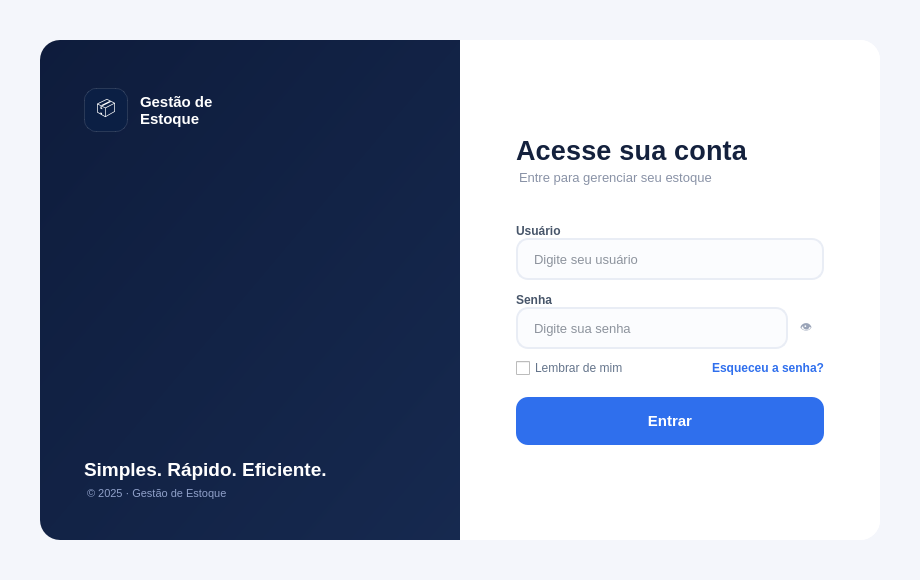
<?xml version="1.0" encoding="UTF-8"?>
<ui version="4.0">
 <class>LoginScreen</class>
 <widget class="QWidget" name="LoginScreen">
  <property name="geometry">
   <rect>
    <x>0</x>
    <y>0</y>
    <width>920</width>
    <height>580</height>
   </rect>
  </property>
  <property name="minimumSize">
   <size>
    <width>920</width>
    <height>580</height>
   </size>
  </property>
  <property name="windowTitle">
   <string>Gestão de Estoque - Acesse sua conta</string>
  </property>
  <property name="styleSheet">
   <string notr="true">QWidget#LoginScreen { background-color: #f4f6fb; }</string>
  </property>
  <layout class="QHBoxLayout" name="rootLayout">
   <property name="spacing">
    <number>0</number>
   </property>
   <property name="leftMargin">
    <number>40</number>
   </property>
   <property name="topMargin">
    <number>40</number>
   </property>
   <property name="rightMargin">
    <number>40</number>
   </property>
   <property name="bottomMargin">
    <number>40</number>
   </property>
   <item>
    <widget class="QFrame" name="cardFrame">
     <property name="styleSheet">
      <string notr="true">QFrame#cardFrame { background-color: #ffffff; border-radius: 20px; }</string>
     </property>
     <property name="frameShape">
      <enum>QFrame::StyledPanel</enum>
     </property>
     <property name="frameShadow">
      <enum>QFrame::Raised</enum>
     </property>
     <layout class="QHBoxLayout" name="cardLayout">
      <property name="spacing">
       <number>0</number>
      </property>
      <property name="leftMargin">
       <number>0</number>
      </property>
      <property name="topMargin">
       <number>0</number>
      </property>
      <property name="rightMargin">
       <number>0</number>
      </property>
      <property name="bottomMargin">
       <number>0</number>
      </property>

      <!-- ===================== LEFT PANEL ===================== -->
      <item>
       <widget class="QFrame" name="leftPanel">
        <property name="minimumSize">
         <size>
          <width>420</width>
          <height>0</height>
         </size>
        </property>
        <property name="maximumSize">
         <size>
          <width>420</width>
          <height>16777215</height>
         </size>
        </property>
        <property name="styleSheet">
         <string notr="true">QFrame#leftPanel {
  background-color: qlineargradient(x1:0, y1:0, x2:1, y2:1, stop:0 #0e1c3c, stop:1 #16294f);
  border-top-left-radius: 20px; border-bottom-left-radius: 20px;
}
QLabel { color: #ffffff; }</string>
        </property>
        <property name="frameShape">
         <enum>QFrame::StyledPanel</enum>
        </property>
        <layout class="QVBoxLayout" name="leftLayout">
         <property name="spacing">
          <number>0</number>
         </property>
         <property name="leftMargin">
          <number>44</number>
         </property>
         <property name="topMargin">
          <number>48</number>
         </property>
         <property name="rightMargin">
          <number>44</number>
         </property>
         <property name="bottomMargin">
          <number>40</number>
         </property>
         <item>
          <layout class="QHBoxLayout" name="brandLayout">
           <property name="spacing">
            <number>12</number>
           </property>
           <item>
            <widget class="QLabel" name="brandIcon">
             <property name="minimumSize">
              <size>
               <width>44</width>
               <height>44</height>
              </size>
             </property>
             <property name="maximumSize">
              <size>
               <width>44</width>
               <height>44</height>
              </size>
             </property>
             <property name="styleSheet">
              <string notr="true">QLabel#brandIcon { background-color: #0b1f44; border: 1px solid rgba(255,255,255,0.12); border-radius: 12px; font-size: 18px; }</string>
             </property>
             <property name="alignment">
              <set>Qt::AlignCenter</set>
             </property>
             <property name="text">
              <string>📦</string>
             </property>
            </widget>
           </item>
           <item>
            <widget class="QLabel" name="brandName">
             <property name="font">
              <font>
               <family>Segoe UI</family>
               <pointsize>11</pointsize>
               <weight>75</weight>
               <bold>true</bold>
              </font>
             </property>
             <property name="text">
              <string>Gestão de
Estoque</string>
             </property>
            </widget>
           </item>
           <item>
            <spacer name="brandSpacer">
             <property name="orientation">
              <enum>Qt::Horizontal</enum>
             </property>
             <property name="sizeHint" stdset="0">
              <size>
               <width>40</width>
               <height>20</height>
              </size>
             </property>
            </spacer>
           </item>
          </layout>
         </item>
         <item>
          <spacer name="leftSpacerTop">
           <property name="orientation">
            <enum>Qt::Vertical</enum>
           </property>
           <property name="sizeHint" stdset="0">
            <size>
             <width>20</width>
             <height>140</height>
            </size>
           </property>
          </spacer>
         </item>
         <item>
          <widget class="QLabel" name="illustrationLabel">
           <property name="minimumSize">
            <size>
             <width>0</width>
             <height>180</height>
            </size>
           </property>
           <property name="alignment">
            <set>Qt::AlignCenter</set>
           </property>
           <property name="pixmap">
            <pixmap>:/images/box_illustration.png</pixmap>
           </property>
           <property name="scaledContents">
            <bool>false</bool>
           </property>
           <property name="text">
            <string/>
           </property>
          </widget>
         </item>
         <item>
          <spacer name="leftSpacerBottom">
           <property name="orientation">
            <enum>Qt::Vertical</enum>
           </property>
           <property name="sizeHint" stdset="0">
            <size>
             <width>20</width>
             <height>140</height>
            </size>
           </property>
          </spacer>
         </item>
         <item>
          <widget class="QLabel" name="taglineLabel">
           <property name="font">
            <font>
             <family>Segoe UI</family>
             <pointsize>14</pointsize>
             <weight>75</weight>
             <bold>true</bold>
            </font>
           </property>
           <property name="text">
            <string>Simples. Rápido. Eficiente.</string>
           </property>
          </widget>
         </item>
         <item>
          <widget class="QLabel" name="copyrightLabel">
           <property name="font">
            <font>
             <family>Segoe UI</family>
             <pointsize>8</pointsize>
            </font>
           </property>
           <property name="styleSheet">
            <string notr="true">color: #8fa0c9; margin-top: 6px;</string>
           </property>
           <property name="text">
            <string>© 2025 · Gestão de Estoque</string>
           </property>
          </widget>
         </item>
        </layout>
       </widget>
      </item>

      <!-- ===================== RIGHT PANEL ===================== -->
      <item>
       <widget class="QFrame" name="rightPanel">
        <property name="styleSheet">
         <string notr="true">QFrame#rightPanel { background-color: #ffffff; border-top-right-radius: 20px; border-bottom-right-radius: 20px; }</string>
        </property>
        <property name="frameShape">
         <enum>QFrame::StyledPanel</enum>
        </property>
        <layout class="QVBoxLayout" name="rightLayout">
         <property name="spacing">
          <number>0</number>
         </property>
         <property name="leftMargin">
          <number>56</number>
         </property>
         <property name="topMargin">
          <number>60</number>
         </property>
         <property name="rightMargin">
          <number>56</number>
         </property>
         <property name="bottomMargin">
          <number>60</number>
         </property>
         <item>
          <spacer name="rightSpacerTop">
           <property name="orientation">
            <enum>Qt::Vertical</enum>
           </property>
           <property name="sizeHint" stdset="0">
            <size>
             <width>20</width>
             <height>40</height>
            </size>
           </property>
          </spacer>
         </item>
         <item>
          <widget class="QLabel" name="titleLabel">
           <property name="font">
            <font>
             <family>Segoe UI</family>
             <pointsize>20</pointsize>
             <weight>75</weight>
             <bold>true</bold>
            </font>
           </property>
           <property name="styleSheet">
            <string notr="true">color: #14213d; letter-spacing: 0.2px;</string>
           </property>
           <property name="text">
            <string>Acesse sua conta</string>
           </property>
          </widget>
         </item>
         <item>
          <widget class="QLabel" name="subtitleLabel">
           <property name="font">
            <font>
             <family>Segoe UI</family>
             <pointsize>10</pointsize>
            </font>
           </property>
           <property name="styleSheet">
            <string notr="true">color: #8992a6; margin-top: 4px; margin-bottom: 14px;</string>
           </property>
           <property name="text">
            <string>Entre para gerenciar seu estoque</string>
           </property>
          </widget>
         </item>
         <item>
          <spacer name="formSpacerTop">
           <property name="orientation">
            <enum>Qt::Vertical</enum>
           </property>
           <property name="sizeHint" stdset="0">
            <size>
             <width>20</width>
             <height>30</height>
            </size>
           </property>
          </spacer>
         </item>

         <!-- Usuário -->
         <item>
          <widget class="QLabel" name="usuarioLabel">
           <property name="font">
            <font>
             <family>Segoe UI</family>
             <pointsize>9</pointsize>
             <weight>75</weight>
             <bold>true</bold>
            </font>
           </property>
           <property name="styleSheet">
            <string notr="true">color: #475569;</string>
           </property>
           <property name="text">
            <string>Usuário</string>
           </property>
          </widget>
         </item>
         <item>
          <widget class="QLineEdit" name="usuarioLineEdit">
           <property name="minimumSize">
            <size>
             <width>0</width>
             <height>42</height>
            </size>
           </property>
           <property name="styleSheet">
            <string notr="true">QLineEdit {
  border: 1.5px solid #e9edf5;
  border-radius: 12px;
  padding: 8px 14px;
  font-size: 10pt;
  background-color: #fbfcfe;
  color: #1e293b;
}
QLineEdit:focus {
  border: 1.5px solid #2f6fed;
  background-color: #ffffff;
}</string>
           </property>
           <property name="placeholderText">
            <string>Digite seu usuário</string>
           </property>
          </widget>
         </item>
         <item>
          <spacer name="fieldSpacer1">
           <property name="orientation">
            <enum>Qt::Vertical</enum>
           </property>
           <property name="sizeHint" stdset="0">
            <size>
             <width>20</width>
             <height>18</height>
            </size>
           </property>
          </spacer>
         </item>

         <!-- Senha -->
         <item>
          <widget class="QLabel" name="senhaLabel">
           <property name="font">
            <font>
             <family>Segoe UI</family>
             <pointsize>9</pointsize>
             <weight>75</weight>
             <bold>true</bold>
            </font>
           </property>
           <property name="styleSheet">
            <string notr="true">color: #475569;</string>
           </property>
           <property name="text">
            <string>Senha</string>
           </property>
          </widget>
         </item>
         <item>
          <layout class="QHBoxLayout" name="senhaLayout">
           <property name="spacing">
            <number>0</number>
           </property>
           <item>
            <widget class="QLineEdit" name="senhaLineEdit">
             <property name="minimumSize">
              <size>
               <width>0</width>
               <height>42</height>
              </size>
             </property>
             <property name="styleSheet">
              <string notr="true">QLineEdit {
  border: 1.5px solid #e9edf5;
  border-radius: 12px;
  padding: 8px 14px;
  font-size: 10pt;
  background-color: #fbfcfe;
  color: #1e293b;
}
QLineEdit:focus {
  border: 1.5px solid #2f6fed;
  background-color: #ffffff;
}</string>
             </property>
             <property name="echoMode">
              <enum>QLineEdit::Password</enum>
             </property>
             <property name="placeholderText">
              <string>Digite sua senha</string>
             </property>
            </widget>
           </item>
           <item>
            <widget class="QToolButton" name="toggleSenhaButton">
             <property name="minimumSize">
              <size>
               <width>36</width>
               <height>42</height>
              </size>
             </property>
             <property name="maximumSize">
              <size>
               <width>36</width>
               <height>42</height>
              </size>
             </property>
             <property name="styleSheet">
              <string notr="true">QToolButton {
  border: none;
  background: transparent;
  color: #9aa4b8;
}
QToolButton:hover { color: #2f6fed; }</string>
             </property>
             <property name="text">
              <string>👁</string>
             </property>
             <property name="checkable">
              <bool>true</bool>
             </property>
            </widget>
           </item>
          </layout>
         </item>
         <item>
          <spacer name="fieldSpacer2">
           <property name="orientation">
            <enum>Qt::Vertical</enum>
           </property>
           <property name="sizeHint" stdset="0">
            <size>
             <width>20</width>
             <height>14</height>
            </size>
           </property>
          </spacer>
         </item>

         <!-- Lembrar / Esqueceu a senha -->
         <item>
          <layout class="QHBoxLayout" name="rowLayout">
           <item>
            <widget class="QCheckBox" name="lembrarCheckBox">
             <property name="font">
              <font>
               <family>Segoe UI</family>
               <pointsize>9</pointsize>
              </font>
             </property>
             <property name="styleSheet">
              <string notr="true">color: #64748b;</string>
             </property>
             <property name="text">
              <string>Lembrar de mim</string>
             </property>
            </widget>
           </item>
           <item>
            <spacer name="rowSpacer">
             <property name="orientation">
              <enum>Qt::Horizontal</enum>
             </property>
             <property name="sizeHint" stdset="0">
              <size>
               <width>40</width>
               <height>20</height>
              </size>
             </property>
            </spacer>
           </item>
           <item>
            <widget class="QLabel" name="esqueceuSenhaLabel">
             <property name="font">
              <font>
               <family>Segoe UI</family>
               <pointsize>9</pointsize>
               <weight>75</weight>
               <bold>true</bold>
              </font>
             </property>
             <property name="styleSheet">
              <string notr="true">color: #2f6fed;</string>
             </property>
             <property name="text">
              <string>Esqueceu a senha?</string>
             </property>
            </widget>
           </item>
          </layout>
         </item>
         <item>
          <spacer name="fieldSpacer3">
           <property name="orientation">
            <enum>Qt::Vertical</enum>
           </property>
           <property name="sizeHint" stdset="0">
            <size>
             <width>20</width>
             <height>24</height>
            </size>
           </property>
          </spacer>
         </item>

         <!-- Botão Entrar -->
         <item>
          <widget class="QPushButton" name="entrarButton">
           <property name="minimumSize">
            <size>
             <width>0</width>
             <height>48</height>
            </size>
           </property>
           <property name="font">
            <font>
             <family>Segoe UI</family>
             <pointsize>11</pointsize>
             <weight>75</weight>
             <bold>true</bold>
            </font>
           </property>
           <property name="cursor">
            <cursorShape>PointingHandCursor</cursorShape>
           </property>
           <property name="styleSheet">
            <string notr="true">QPushButton {
  background-color: #2f6fed;
  color: #ffffff;
  border: none;
  border-radius: 12px;
}
QPushButton:hover { background-color: #255bc4; }
QPushButton:pressed { background-color: #1f4ea3; }
QPushButton:disabled { background-color: #b7c6ef; }</string>
           </property>
           <property name="text">
            <string>Entrar</string>
           </property>
          </widget>
         </item>
         <item>
          <spacer name="rightSpacerBottom">
           <property name="orientation">
            <enum>Qt::Vertical</enum>
           </property>
           <property name="sizeHint" stdset="0">
            <size>
             <width>20</width>
             <height>40</height>
            </size>
           </property>
          </spacer>
         </item>
        </layout>
       </widget>
      </item>

     </layout>
    </widget>
   </item>
  </layout>
 </widget>
 <resources/>
 <connections/>
</ui>
